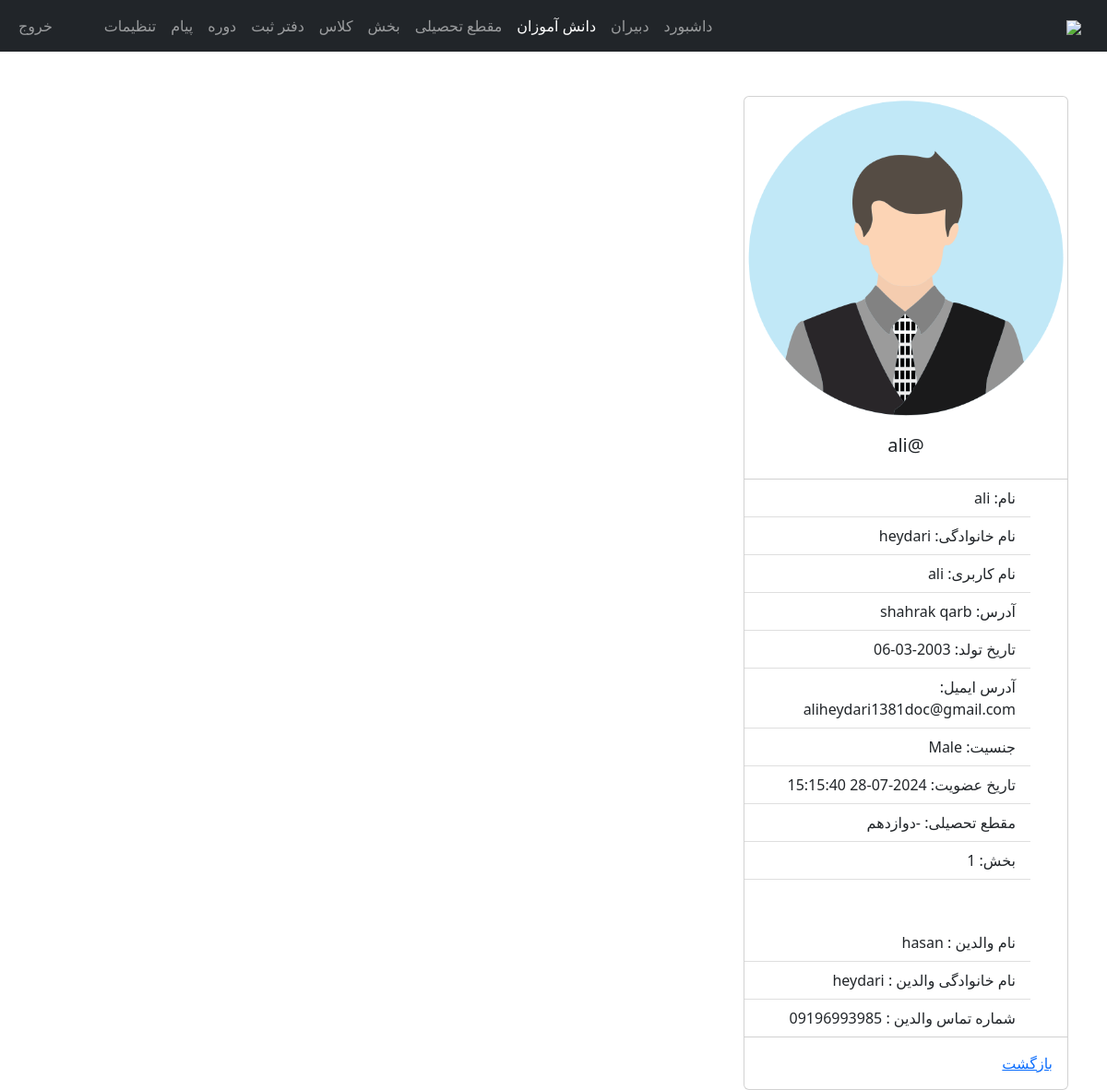
Screenshot of /admin/student-view.php?student_id=6 (signed in) with the database file from the repository.
### tables this page shows
CREATE TABLE `students` (
  `student_id` int(11) NOT NULL,
  `username` varchar(127) NOT NULL,
  `password` varchar(255) NOT NULL,
  `fname` varchar(127) NOT NULL,
  `lname` varchar(255) NOT NULL,
  `grade` int(11) NOT NULL,
  `section` int(11) NOT NULL,
  `address` varchar(31) NOT NULL,
  `gender` varchar(7) NOT NULL,
  `email_address` varchar(255) NOT NULL,
  `date_of_birth` date NOT NULL,
  `date_of_joined` timestamp NULL DEFAULT current_timestamp(),
  `parent_fname` varchar(127) NOT NULL,
  `parent_lname` varchar(127) NOT NULL,
  `parent_phone_number` varchar(31) NOT NULL
);

CREATE TABLE `grades` (
  `grade_id` int(11) NOT NULL,
  `grade` varchar(31) NOT NULL,
  `grade_code` varchar(7) NOT NULL
);

CREATE TABLE `section` (
  `section_id` int(11) NOT NULL,
  `section` varchar(7) NOT NULL
);

### admin/data/student.php (called while the page is built, shortened)
<?php
function getStudentById($id, $conn){
   $sql = "SELECT * FROM students
           WHERE student_id=?";
   $stmt = $conn->prepare($sql);
   $stmt->execute([$id]);
   if ($stmt->rowCount() == 1) {
     $student = $stmt->fetch();
     return $student;
   }else {
    return 0;
   }
}

### admin/data/grade.php (called while the page is built, shortened)
<?php
function getGradeById($grade_id, $conn){
   $sql = "SELECT * FROM grades
           WHERE grade_id=?";
   $stmt = $conn->prepare($sql);
   $stmt->execute([$grade_id]);
   if ($stmt->rowCount() == 1) {
     $grade = $stmt->fetch();
     return $grade;
   }else {
    return 0;
   }
}

### admin/data/section.php (called while the page is built, shortened)
<?php
function getSectioById($section_id, $conn){
   $sql = "SELECT * FROM section
           WHERE section_id=?";
   $stmt = $conn->prepare($sql);
   $stmt->execute([$section_id]);
   if ($stmt->rowCount() == 1) {
     $section = $stmt->fetch();
     return $section;
   }else {
    return 0;
   }
}

### admin/student-view.php (the view, shortened to what this page needs)
<?php
if (
  isset($_SESSION['admin_id']) &&
  isset($_SESSION['role'])
) {
  if ($_SESSION['role'] == 'Admin') {
    include "../DB_connection.php";
    include "data/student.php";
    include "data/grade.php";
    include "data/section.php";
    if (isset($_GET['student_id'])) {
      $student_id = $_GET['student_id'];
      $student = getStudentById($student_id, $conn);
?>
      <!DOCTYPE html>
      <html lang="fa" dir="rtl">
      <head>
        <link rel="stylesheet" href="https://cdn.jsdelivr.net/npm/bootstrap@5.2.0/dist/css/bootstrap.min.css">
        <link rel="stylesheet" href="../css/style.css">
        <link rel="stylesheet" href="https://cdnjs.cloudflare.com/ajax/libs/font-awesome/4.7.0/css/font-awesome.min.css">
      </head>
      <body>
        <?php
        include "inc/navbar.php";
        if ($student != 0) {
        ?>
          <div class="container mt-5">
            <div class="card" style="width: 22rem;">
              <img src="../img/student-<?= $student['gender'] ?>.png" class="card-img-top" alt="...">
              <div class="card-body">
                <h5 class="card-title text-center">@<?= $student['username'] ?></h5>
              </div>
              <ul class="list-group list-group-flush">
                <li class="list-group-item">نام: <?= $student['fname'] ?></li>
                <li class="list-group-item"> نام خانوادگی: <?= $student['lname'] ?></li>
                <li class="list-group-item">نام کاربری: <?= $student['username'] ?></li>
                <li class="list-group-item">آدرس: <?= $student['address'] ?></li>
                <li class="list-group-item">تاریخ تولد: <?= $student['date_of_birth'] ?></li>
                <li class="list-group-item">آدرس ایمیل: <?= $student['email_address'] ?></li>
                <li class="list-group-item">جنسیت: <?= $student['gender'] ?></li>
                <li class="list-group-item">تاریخ عضویت: <?= $student['date_of_joined'] ?></li>
                <li class="list-group-item">مقطع تحصیلی:
                  <?php
                  $grade = $student['grade'];
                  $g = getGradeById($grade, $conn);
                  echo $g['grade_code'] . '-' . $g['grade'];
                  ?>
                </li>
                <li class="list-group-item">بخش:
                  <?php
                  $section = $student['section'];
                  $s = getSectioById($section, $conn);
                  echo $s['section'];
                  ?>
                </li>
                <br><br>
                <li class="list-group-item"> نام والدین : <?= $student['parent_fname'] ?></li>
                <li class="list-group-item"> نام خانوادگی والدین : <?= $student['parent_lname'] ?></li>
                <li class="list-group-item"> شماره تماس والدین : <?= $student['parent_phone_number'] ?></li>
              </ul>
              <div class="card-body">
                <a href="student.php" class="card-link">بازگشت</a>
              </div>
            </div>
          </div>
        <?php
        } else {
          header("Location: teacher.php");
          exit;
        }
        ?>
      </body>
      </html>
<?php
    } else {
      header("Location: student.php");
      exit;
    }
  } else {
    header("Location: ../login.php");
    exit;
  }
} else {
  header("Location: ../login.php");
  exit;
}
?>

### rows the page displays
students: gender (picture), username "ali", fname "ali", lname "heydari", address "shahrak qarb", date_of_birth "2003-03-06", email_address "aliheydari1381doc@gmail.com", gender "Male", date_of_joined "2024-07-28 15:15:40", parent_fname "hasan", parent_lname "heydari", parent_phone_number "09196993985"
grades: grade "دوازدهم"
section: section "1"
